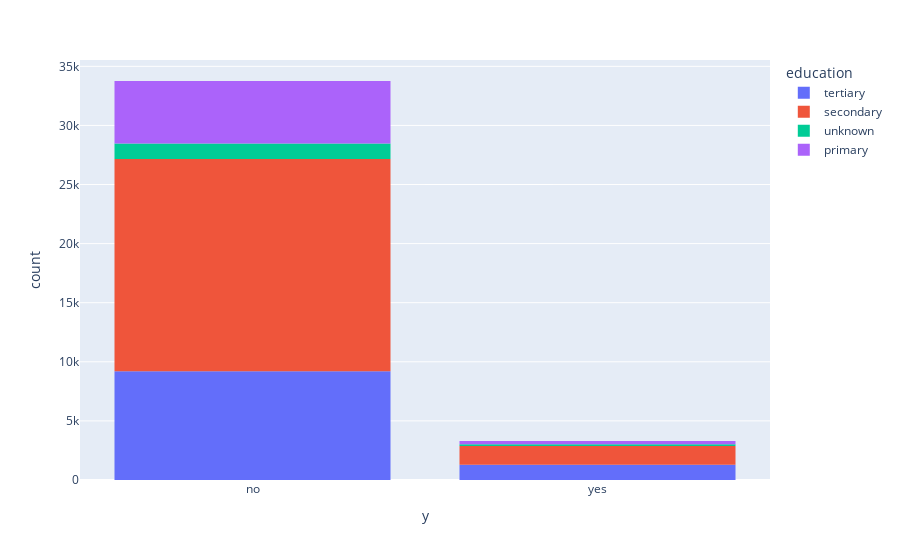

Notebook cell for this chart:
### Markdown cell above
Q9: What are the key customer segments based on demographic (education) with subscription?

### Code cell
fig = px.histogram(data, x="y",color = 'education')
fig.show()

### Figure 1 — Plotly figure (JSON) as saved in the notebook; plotly's stock layout.template omitted (floating-point values rounded to 4 significant figures; data arrays with more than 128 entries replaced by an {"elided": "..."} marker saying what was removed)
{"data": [{"alignmentgroup": "True", "bingroup": "x", "hovertemplate": "education=tertiary<br>y=%{x}<br>count=%{y}<extra></extra>", "legendgroup": "tertiary", "marker": {"color": "#636efa", "pattern": {"shape": ""}}, "name": "tertiary", "offsetgroup": "tertiary", "orientation": "v", "showlegend": true, "type": "histogram", "x": {"elided": "10495 str values"}, "xaxis": "x", "yaxis": "y"}, {"alignmentgroup": "True", "bingroup": "x", "hovertemplate": "education=secondary<br>y=%{x}<br>count=%{y}<extra></extra>", "legendgroup": "secondary", "marker": {"color": "#EF553B", "pattern": {"shape": ""}}, "name": "secondary", "offsetgroup": "secondary", "orientation": "v", "showlegend": true, "type": "histogram", "x": {"elided": "19528 str values"}, "xaxis": "x", "yaxis": "y"}, {"alignmentgroup": "True", "bingroup": "x", "hovertemplate": "education=unknown<br>y=%{x}<br>count=%{y}<extra></extra>", "legendgroup": "unknown", "marker": {"color": "#00cc96", "pattern": {"shape": ""}}, "name": "unknown", "offsetgroup": "unknown", "orientation": "v", "showlegend": true, "type": "histogram", "x": {"elided": "1479 str values"}, "xaxis": "x", "yaxis": "y"}, {"alignmentgroup": "True", "bingroup": "x", "hovertemplate": "education=primary<br>y=%{x}<br>count=%{y}<extra></extra>", "legendgroup": "primary", "marker": {"color": "#ab63fa", "pattern": {"shape": ""}}, "name": "primary", "offsetgroup": "primary", "orientation": "v", "showlegend": true, "type": "histogram", "x": {"elided": "5556 str values"}, "xaxis": "x", "yaxis": "y"}], "layout": {"autosize": true, "barmode": "relative", "legend": {"title": {"text": "education"}, "tracegroupgap": 0}, "margin": {"t": 60}, "xaxis": {"anchor": "y", "autorange": true, "domain": [0, 1], "range": [-0.5, 1.5], "title": {"text": "y"}, "type": "category"}, "yaxis": {"anchor": "x", "autorange": true, "domain": [0, 1], "range": [0, 35540.0], "title": {"text": "count"}}}}
